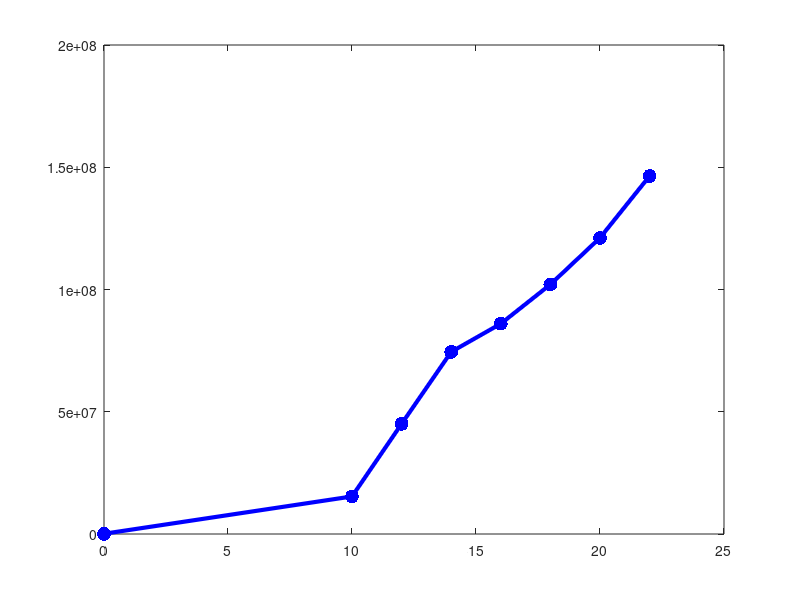

Write the MATLAB code that produced this figure. (Note: this script raises an error after producing the figure.)
global T ndata logcellNum

T = [0 10 12 14 16 18 20 22];
ndata = length(T);
cellNum = zeros(ndata, 1);

cellNum(1) = 100000;
load('cells.mat')
for i = 2:ndata
    cellNum(i) = sum(sum(sum(cells(:,:,:,i-1))));
end

logcellNum = log(cellNum);

plot(...
    T ...
    , cellNum ...
    , '.-' ...
    , 'markersize', 30 ...
    , 'linewidth', 3 ...
    , 'color', 'blue' ...
    );
hold on;

lambda = 10;
c = 0.1;
sigma = 1;

parameters = [lambda c sigma];

avariable = fminsearch(@functiontwo,parameters);

disp(['lambda = ',num2str(avariable(1)),' c = ',num2str(avariable(2)),' sigma = ' num2str(avariable(3))]);

N0 = 100000;
points = 0:.05:25;
plottingvector = N0 * exp(avariable(1)*(1 - exp(-avariable(2)*points)));

hold on;
plot(points...
    , plottingvector ...
    , 'color', 'red' ...
    , 'linewidth', 3 ...
    );

xlabel('Time [days]')
ylabel('Tumor Cell Count')
legend({'Experimental Data','Gompertzian Fit'}, 'location','northwest');
title('Gompertzian Fit to Rat''s Brain Tumor Growth');
